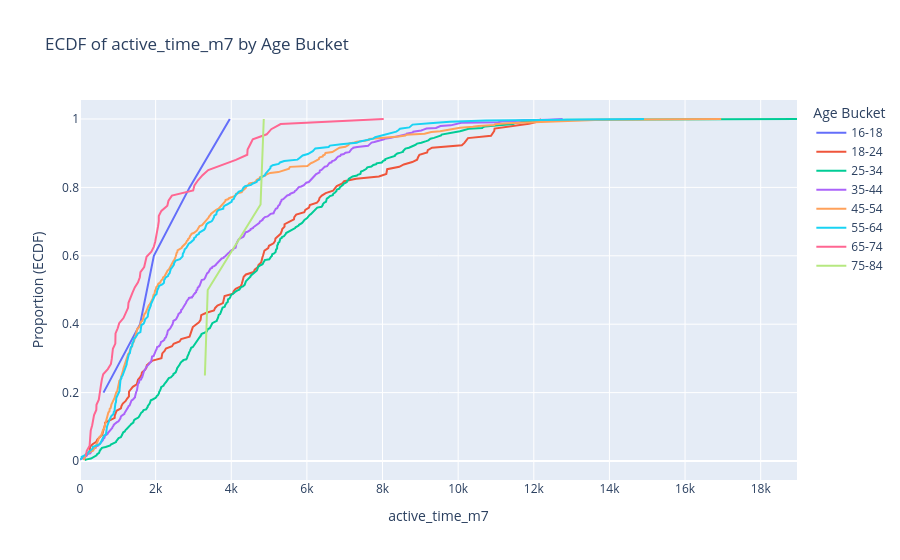

Notebook code cell kept with this figure:
### Code cell
age_buckets = ['16-18', '18-24', '25-34', '35-44', '45-54', '55-64', '65-74', '75-84']

# Create a Plotly figure
fig = go.Figure()

# For each age bucket, filter the DataFrame and compute ECDF
for bucket in age_buckets:
    # Filter the DataFrame for the current age bucket
    sub_df = df[df['age_bucket'] == bucket]

    # If there are rows in this subgroup, compute and plot the ECDF
    if len(sub_df) > 0:
        # Drop any NaNs in active_time_m7
        values = sub_df['active_time_m7'].dropna()

        # Compute the ECDF using statsmodels
        ecdf = ECDF(values)
        
        # ecdf.x are the sorted data points, ecdf.y are the cumulative probabilities
        x_vals = ecdf.x
        y_vals = ecdf.y
        
        # Add a line trace to the figure for this age bucket
        fig.add_trace(
            go.Scatter(
                x=x_vals,
                y=y_vals,
                mode='lines',
                name=bucket
            )
        )

# Update layout to set titles and legends
fig.update_layout(
    title='ECDF of active_time_m7 by Age Bucket',
    xaxis_title='active_time_m7',
    yaxis_title='Proportion (ECDF)',
    legend_title='Age Bucket'
)

fig.show()

### Figure 1 — Plotly figure (JSON) as saved in the notebook; plotly's stock layout.template omitted (floating-point values rounded to 4 significant figures; data arrays with more than 128 entries replaced by an {"elided": "..."} marker saying what was removed)
{"data": [{"mode": "lines", "name": "16-18", "type": "scatter", "x": [null, 621.3, 1588.0, 1953, 2899.0, 3961.0], "y": [0, 0.2, 0.4, 0.6, 0.8, 1]}, {"mode": "lines", "name": "18-24", "type": "scatter", "x": {"elided": "144 float values"}, "y": {"elided": "144 float values"}}, {"mode": "lines", "name": "25-34", "type": "scatter", "x": {"elided": "418 float values"}, "y": {"elided": "418 float values"}}, {"mode": "lines", "name": "35-44", "type": "scatter", "x": {"elided": "538 float values"}, "y": {"elided": "538 float values"}}, {"mode": "lines", "name": "45-54", "type": "scatter", "x": {"elided": "394 float values"}, "y": {"elided": "394 float values"}}, {"mode": "lines", "name": "55-64", "type": "scatter", "x": {"elided": "245 float values"}, "y": {"elided": "245 float values"}}, {"mode": "lines", "name": "65-74", "type": "scatter", "x": [null, 154.3, 178.7, 254.4, 263.1, 279.7, 284, 322.3, 347, 371.6, 431, 435.7, 497.1, 516, 518.4, 557.1, 579.4, 613.3, 735.7, 818, 840, 849.9, 870, 934.3, 937.4, 939.1, 997.3, 1036.0, 1150.0, 1209.0, 1271.0, 1282.0, 1329.0, 1389.0, 1449.0, 1534.0, 1582.0, 1598.0, 1697.0, 1733.0, 1760, 1887.0, 1954.0, 1990.0, 2014.0, 2057.0, 2064.0, 2083.0, 2083.0, 2151.0, 2310.0, 2340, 2430.0, 2993.0, 3026.0, 3120, 3240, 3391.0, 3752.0, 4122, 4423, 4431.0, 4500, 4569.0, 4937.0, 5057.0, 5306.0, 8031.0], "y": [0, 0.01493, 0.02985, 0.04478, 0.0597, 0.07463, 0.08955, 0.1045, 0.1194, 0.1343, 0.1493, 0.1642, 0.1791, 0.194, 0.209, 0.2239, 0.2388, 0.2537, 0.2687, 0.2836, 0.2985, 0.3134, 0.3284, 0.3433, 0.3582, 0.3731, 0.3881, 0.403, 0.4179, 0.4328, 0.4478, 0.4627, 0.4776, 0.4925, 0.5075, 0.5224, 0.5373, 0.5522, 0.5672, 0.5821, 0.597, 0.6119, 0.6269, 0.6418, 0.6567, 0.6716, 0.6866, 0.7015, 0.7164, 0.7313, 0.7463, 0.7612, 0.7761, 0.791, 0.806, 0.8209, 0.8358, 0.8507, 0.8657, 0.8806, 0.8955, 0.9104, 0.9254, 0.9403, 0.9552, 0.9701, 0.9851, 1]}, {"mode": "lines", "name": "75-84", "type": "scatter", "x": [null, 3303.0, 3377, 4775.0, 4860.0], "y": [0, 0.25, 0.5, 0.75, 1]}], "layout": {"legend": {"title": {"text": "Age Bucket"}}, "title": {"text": "ECDF of active_time_m7 by Age Bucket"}, "xaxis": {"title": {"text": "active_time_m7"}}, "yaxis": {"title": {"text": "Proportion (ECDF)"}}}}
